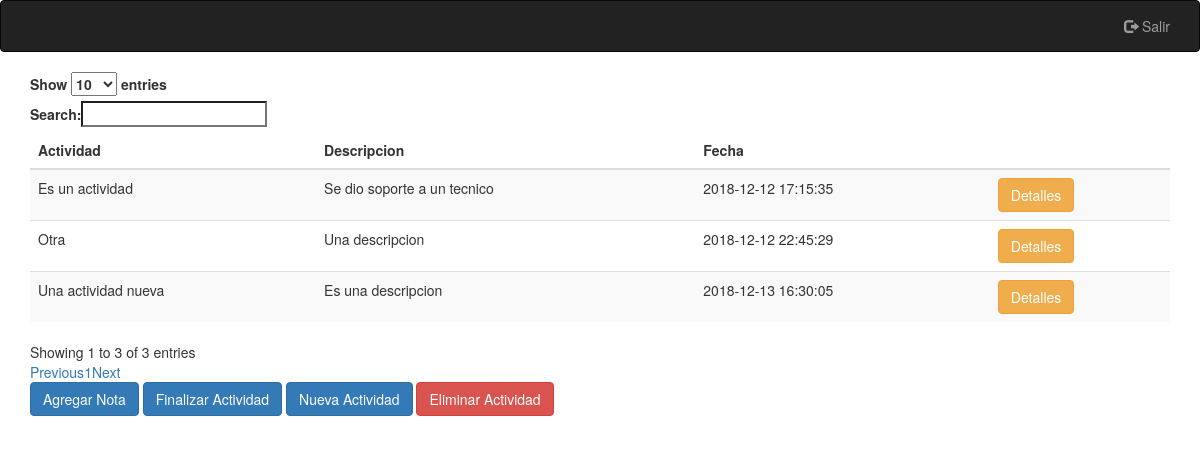
The page /vistas/vista_no_finalizado.php (signed in) on the database its author committed.
### tables this page shows
CREATE TABLE `actividades` (
  `id_actividad` bigint(255) NOT NULL,
  `id_usuario` bigint(255) NOT NULL,
  `id_subarea` bigint(100) NOT NULL,
  `id_actividad_secundaria` bigint(100) NOT NULL,
  `titulo_actividad` varchar(100) NOT NULL,
  `descripcion_actividad` text NOT NULL,
  `objetivo_actividad` text,
  `archivo` varchar(200) NOT NULL,
  `fechaRegistroActividad` timestamp NOT NULL DEFAULT CURRENT_TIMESTAMP,
  `fechaActividad` date NOT NULL,
  `finalizado` int(1) NOT NULL
);

### controller/control_seguimiento.php (the view, shortened to what this page needs)
<?php
include "../database/conexion.php";
$id_user = $_SESSION["id_user"];
$query_seguimiento = "select a.id_actividad, a.titulo_actividad, a.descripcion_actividad, a.fechaRegistroActividad from usuario join actividades as a on usuario.id_usuario = a.id_usuario
where a.finalizado = 0 and usuario.id_usuario =" . $id_user;
$result_seguimiento = mysqli_query($conn,$query_seguimiento);
  while ($row = mysqli_fetch_assoc($result_seguimiento)) {
    $id_actividad = $row["id_actividad"];
    echo "
    <tr>
      <td>" . $row["titulo_actividad"] . "</td>
      <td>" . $row["descripcion_actividad"] . "</td>
      <td>" . $row["fechaRegistroActividad"] . "</td>" .
      '<td><button type="button" class="btn btn-warning" name="btn-datos" id="btn-datos" onclick="detalles(' . $id_actividad . ');">Detalles</button></td>
    </tr>';
  }
 ?>

### vistas/vista_no_finalizado.php (shortened to what this page needs)
<!DOCTYPE html>
<html lang="en" dir="ltr">
  <head>
    <link href="//maxcdn.bootstrapcdn.com/bootstrap/3.3.0/css/bootstrap.min.css" rel="stylesheet" id="bootstrap-css">
    <link href="https://unpkg.com/gijgo@1.9.11/css/gijgo.min.css" rel="stylesheet" type="text/css" />
    <link href="https://maxcdn.bootstrapcdn.com/font-awesome/4.6.1/css/font-awesome.min.css" rel="stylesheet">
    <link rel="stylesheet" type="text/css" href="https://cdn.datatables.net/v/bs4/dt-1.10.18/r-2.2.2/sl-1.2.6/datatables.min.css"/>
    <link href="https://maxcdn.bootstrapcdn.com/font-awesome/4.6.1/css/font-awesome.min.css" rel="stylesheet">
  </head>
  <body>
    <nav class="navbar navbar-inverse">
     <div class="container">
       <div class="navbar-header">
         <a class="navbar-brand" href="#"></a>
       </div>
       <ul class="nav navbar-nav navbar-right">
         <li><a href="../controller/control_logout.php"><span class="glyphicon glyphicon-log-out"></span> Salir</a></li>
       </ul>
     </div>
    </nav>
    <div class="container">
      <table class="table table-striped" id="tabla">
        <thead>
          <tr>
            <th>Actividad</th>
            <th>Descripcion</th>
            <th>Fecha</th>
            <th></th>
          </tr>
        </thead>
        <tbody>
          <?php include "../controller/control_seguimiento.php"; ?>
        </tbody>
      </table>
      <div class="form-group" style="align-items:right">
        <button type="submit" class="btn btn-primary right" name="btn-editar" id="btn-editar" onclick="mostrarNotaActividad()">Agregar Nota</button>
        <button type="submit" class="btn btn-primary right" name="btn-finalizar" id="btn-finalizar" onclick="finalizarActividad()">Finalizar Actividad</button>
        <button type="submit" class="btn btn-primary right" name="btn-nueva" id="btn-nueva" onclick="nuevaActividad()">Nueva Actividad</button>
        <button type="submit" class="btn btn-danger right" name="btn-eliminar" id="btn-eliminar" onclick="eliminarActividad()">Eliminar Actividad</button>
      </div>
  </body>
</html>

### rows shown on the page
actividades: titulo_actividad "Es un actividad", descripcion_actividad "Se dio soporte a un tecnico", fechaRegistroActividad "2018-12-12 17:15:35"
actividades: titulo_actividad "Otra", descripcion_actividad "Una descripcion", fechaRegistroActividad "2018-12-12 22:45:29"
actividades: titulo_actividad "Una actividad nueva", descripcion_actividad "Es una descripcion", fechaRegistroActividad "2018-12-13 16:30:05"
